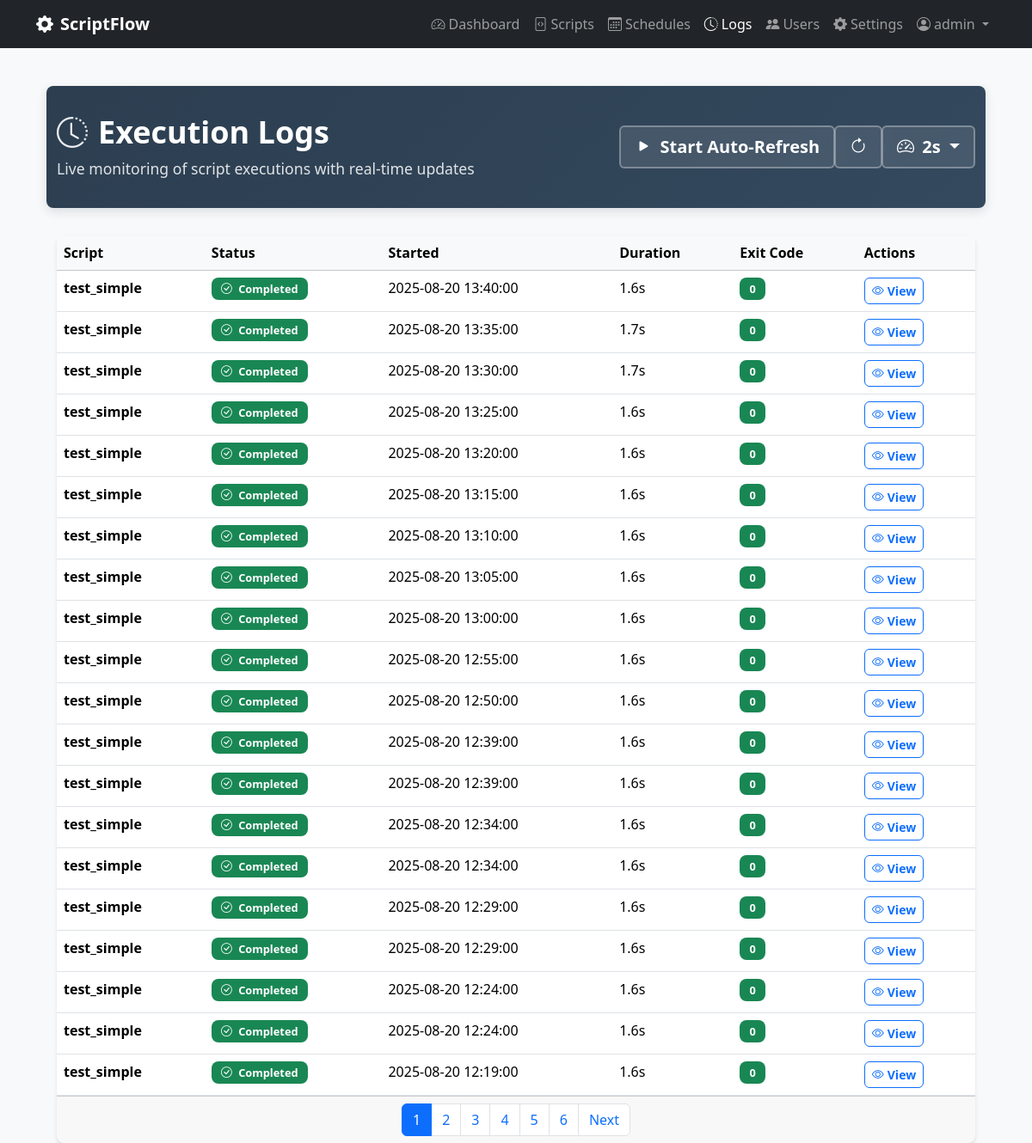
Page /logs (signed in) on the earlier database version.
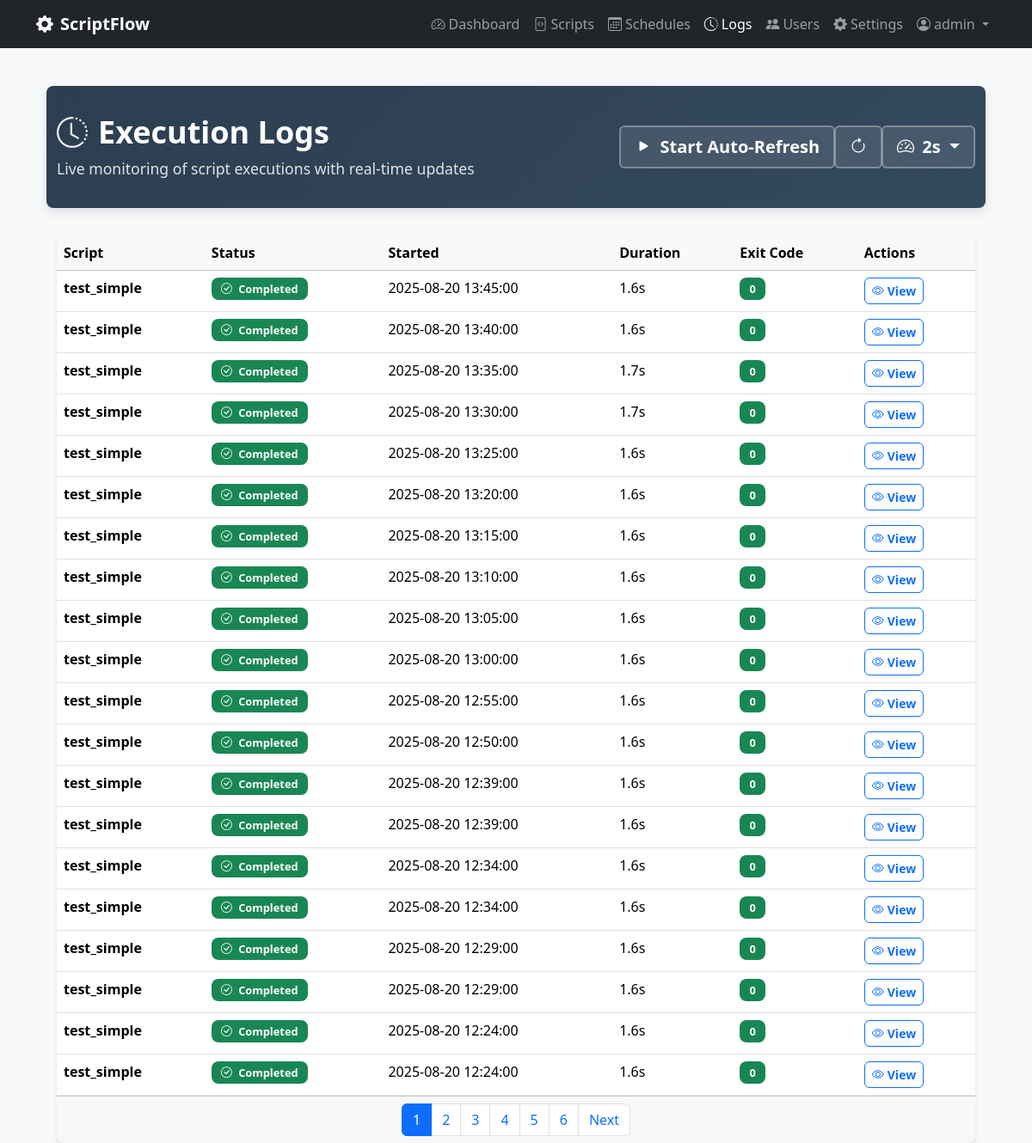
Same page on the later database version.
### scriptflow.py (models this page shows, shortened)
class User(UserMixin, db.Model):
    __tablename__ = 'users'
    id = db.Column(db.Integer, primary_key=True)
    username = db.Column(db.String(80), unique=True, nullable=False)
    email = db.Column(db.String(120), unique=True, nullable=False)
    password_hash = db.Column(db.String(255), nullable=False)
    is_admin = db.Column(db.Boolean, default=False, nullable=False)
    can_view_all_data = db.Column(db.Boolean, default=False, nullable=False)
    created_at = db.Column(db.DateTime, default=datetime.now)
    last_login = db.Column(db.DateTime)

class Execution(db.Model):
    __tablename__ = 'executions'
    id = db.Column(db.Integer, primary_key=True)
    started_at = db.Column(db.DateTime, default=datetime.now, nullable=False)
    completed_at = db.Column(db.DateTime)
    status = db.Column(db.String(20), default='pending', nullable=False)  # pending, running, completed, failed, timeout
    exit_code = db.Column(db.Integer)
    stdout = db.Column(db.Text)
    stderr = db.Column(db.Text)
    duration_seconds = db.Column(db.Float)
    trigger_type = db.Column(db.String(20), default='manual', nullable=False)  # manual, scheduled, api
    script_id = db.Column(db.Integer, db.ForeignKey('scripts.id'), nullable=False)
    user_id = db.Column(db.Integer, db.ForeignKey('users.id'), nullable=False)
    script = db.relationship('Script', backref='executions')
    @property
    def formatted_duration(self):
        if not self.duration_seconds:
            return "N/A"
        if self.duration_seconds < 60:
            return f"{self.duration_seconds:.1f}s"
        else:
            minutes = int(self.duration_seconds // 60)
            seconds = int(self.duration_seconds % 60)
            return f"{minutes}m {seconds}s"

class Script(db.Model):
    __tablename__ = 'scripts'
    id = db.Column(db.Integer, primary_key=True)
    name = db.Column(db.String(100), nullable=False)
    description = db.Column(db.Text)
    filename = db.Column(db.String(255), nullable=False)
    file_path = db.Column(db.String(500), nullable=False)
    script_type = db.Column(db.String(10), nullable=False)  # 'py' or 'bat'
    file_size = db.Column(db.Integer)
    created_at = db.Column(db.DateTime, default=datetime.now)
    updated_at = db.Column(db.DateTime, default=datetime.now, onupdate=datetime.now)
    is_active = db.Column(db.Boolean, default=True)
    user_id = db.Column(db.Integer, db.ForeignKey('users.id'), nullable=False)

### scriptflow.py (the view)
@app.route('/logs')
@login_required
def logs():
    page = request.args.get('page', 1, type=int)
    executions_query = Execution.query.order_by(Execution.started_at.desc())
    executions_filtered = apply_user_data_filter(executions_query)
    executions = executions_filtered.paginate(page=page, per_page=20, error_out=False)
    return render_template('logs.html', executions=executions)

### scriptflow.py (called while the page is built)
@login_manager.user_loader
def load_user(user_id):
    return db.session.get(User, int(user_id))

def apply_user_data_filter(query):
    if current_user.can_view_all_data:
        return query  # Can see all data
    else:
        return query.filter_by(user_id=current_user.id)  # Only own data

### templates/logs.html (shortened to what this page needs)
{% extends "base.html" %}
{% block content %}
<div class="container-fluid">
    <div class="page-header">
        <div class="container">
            <div class="row align-items-center">
                <div class="col">
                    <h1>
                        <i class="bi bi-clock-history"></i>Execution Logs
                    </h1>
                    <p>Live monitoring of script executions with real-time updates</p>
                </div>
                <div class="col-auto">
                    <div class="btn-group" role="group">
                        <button type="button" class="btn btn-lg" id="refreshToggle" onclick="toggleAutoRefresh()">
                            <i class="bi bi-play-fill me-1" id="refreshIcon"></i>
                            <span id="refreshText">Start Auto-Refresh</span>
                        </button>
                        <button type="button" class="btn btn-lg" onclick="manualRefresh()" title="Refresh Now">
                            <i class="bi bi-arrow-clockwise"></i>
                        </button>
                        <div class="btn-group" role="group">
                            <button class="btn btn-lg dropdown-toggle" type="button" data-bs-toggle="dropdown">
                                <i class="bi bi-speedometer2 me-1"></i>
                                <span id="intervalText">2s</span>
                            </button>
                        </div>
                    </div>
                </div>
            </div>
        </div>
    </div>
    <div class="container">
        <div class="card">
            <div class="card-body p-0">
                {% if executions.items %}
                    <div class="table-responsive">
                        <table class="table table-hover mb-0" id="logsTable">
                            <thead class="table-light">
                                <tr>
                                    <th>Script</th>
                                    <th>Status</th>
                                    <th>Started</th>
                                    <th>Duration</th>
                                    <th>Exit Code</th>
                                    <th>Actions</th>
                                </tr>
                            </thead>
                            <tbody id="logsTableBody">
                                {% for execution in executions.items %}
                                <tr>
                                    <td>
                                        <strong>{{ execution.script.name if execution.script else 'Unknown' }}</strong>
                                    </td>
                                    <td>
                                        {% if execution.status == 'running' %}
                                            <span class="badge status-running d-flex align-items-center gap-1">
                                                <i class="bi bi-arrow-clockwise rotating-icon"></i>
                                                Running
                                            </span>
                                        {% elif execution.status == 'completed' %}
                                            <span class="badge bg-success">
                                                <i class="bi bi-check-circle me-1"></i>
                                                Completed
                                            </span>
                                        {% elif execution.status == 'failed' %}
                                            <span class="badge bg-danger">
                                                <i class="bi bi-x-circle me-1"></i>
                                                Failed
                                            </span>
                                        {% elif execution.status == 'pending' %}
                                            <span class="badge bg-secondary">
                                                <i class="bi bi-clock me-1"></i>
                                                Pending
                                            </span>
                                        {% elif execution.status == 'timeout' %}
                                            <span class="badge bg-warning">
                                                <i class="bi bi-stopwatch me-1"></i>
                                                Timeout
                                            </span>
                                        {% else %}
                                            <span class="badge bg-secondary">
                                                {{ execution.status|title }}
                                            </span>
                                        {% endif %}
                                    </td>
                                    <td>{{ execution.started_at.strftime('%Y-%m-%d %H:%M:%S') }}</td>
                                    <td>{{ execution.formatted_duration }}</td>
                                    <td>
                                        {% if execution.exit_code is not none %}
                                            <span class="badge bg-{{ 'success' if execution.exit_code == 0 else 'danger' }}">
                                                {{ execution.exit_code }}
                                            </span>
                                        {% else %}
                                            <span class="text-muted">-</span>
                                        {% endif %}
                                    </td>
                                    <td>
                                        <a href="{{ url_for('view_execution', execution_id=execution.id) }}" class="btn btn-sm btn-outline-primary">
                                            <i class="bi bi-eye me-1"></i>View
                                        </a>
                                    </td>
                                </tr>
                                {% endfor %}
                            </tbody>
                        </table>
                    </div>
                    {% if executions.pages > 1 %}
                    <div class="card-footer">
                        <nav>
                            <ul class="pagination justify-content-center mb-0">
                                {% for page_num in executions.iter_pages() %}
                                    {% if page_num %}
                                        {% if page_num != executions.page %}
                                            <li class="page-item">
                                                <a class="page-link" href="{{ url_for('logs', page=page_num) }}">{{ page_num }}</a>
                                            </li>
                                        {% else %}
                                            <li class="page-item active">
                                                <span class="page-link">{{ page_num }}</span>
                                            </li>
                                        {% endif %}
                                    {% else %}
                                        <li class="page-item disabled">
                                            <span class="page-link">...</span>
                                        </li>
                                    {% endif %}
                                {% endfor %}
                                {% if executions.has_next %}
                                    <li class="page-item">
                                        <a class="page-link" href="{{ url_for('logs', page=executions.next_num) }}">Next</a>
                                    </li>
                                {% endif %}
                            </ul>
                        </nav>
                    </div>
                    {% endif %}
                {% endif %}
            </div>
        </div>
    </div>
</div>
{% endblock %}

### templates/base.html (shortened to what this page needs)
<!DOCTYPE html>
<html lang="en">
<head>
    <link href="https://cdn.jsdelivr.net/npm/bootstrap@5.3.2/dist/css/bootstrap.min.css" rel="stylesheet">
    <link href="https://cdn.jsdelivr.net/npm/bootstrap-icons@1.11.0/font/bootstrap-icons.css" rel="stylesheet">
    <link href="{{ url_for('static', filename='css/app.css') }}" rel="stylesheet">
</head>
<body{% block body_class %}{% endblock %}>
    <nav class="navbar navbar-expand-lg navbar-dark bg-dark fixed-top">
        <div class="container">
            <a class="navbar-brand" href="{{ url_for('dashboard') }}">
                <i class="bi bi-gear-fill me-2"></i>ScriptFlow
            </a>
            <div class="navbar-nav ms-auto">
                <a class="nav-link{% if request.endpoint == 'dashboard' %} active{% endif %}" href="{{ url_for('dashboard') }}">
                    <i class="bi bi-speedometer2 me-1"></i>Dashboard
                </a>
                <a class="nav-link{% if request.endpoint in ['scripts', 'upload_script', 'edit_script', 'view_script'] %} active{% endif %}" href="{{ url_for('scripts') }}">
                    <i class="bi bi-file-code me-1"></i>Scripts
                </a>
                <a class="nav-link{% if request.endpoint in ['schedules', 'create_schedule', 'edit_schedule'] %} active{% endif %}" href="{{ url_for('schedules') }}">
                    <i class="bi bi-calendar3 me-1"></i>Schedules
                </a>
                <a class="nav-link{% if request.endpoint in ['logs', 'view_execution'] %} active{% endif %}" href="{{ url_for('logs') }}">
                    <i class="bi bi-clock-history me-1"></i>Logs
                </a>
                {% if current_user.is_admin %}
                <a class="nav-link{% if request.endpoint in ['manage_users', 'create_user', 'edit_user'] %} active{% endif %}" href="{{ url_for('manage_users') }}">
                    <i class="bi bi-people-fill me-1"></i>Users
                </a>
                {% endif %}
                <a class="nav-link{% if request.endpoint in ['settings', 'python_settings', 'terminal'] %} active{% endif %}" href="{{ url_for('settings') }}">
                    <i class="bi bi-gear-fill me-1"></i>Settings
                </a>
                <div class="nav-item dropdown">
                    <a class="nav-link dropdown-toggle" href="#" role="button" data-bs-toggle="dropdown">
                        <i class="bi bi-person-circle me-1"></i>{{ current_user.username }}
                    </a>
                </div>
            </div>
        </div>
    </nav>
    <main class="container mt-4">
        {% block content %}{% endblock %}
    </main>
</body>
</html>

### static/css/app.css (style rules this page uses)
body { background-color: #f8f9fa; padding-top: 76px; }
.navbar-brand { font-weight: 600; }
.card { border: none; box-shadow: 0 2px 4px rgba(0,0,0,0.1); }
.btn, .btn-sm, .btn-lg, .btn-group .btn, .btn-outline-primary, .btn-outline-secondary { border-radius: 6px !important; font-weight: 600; transition: all 0.3s ease; }
.card, .modal-content, .badge, .alert { border-radius: 8px !important; }
.page-header { background: linear-gradient(135deg, #2C3E50 0%, #34495E 100%); color: white; padding: 2rem 0; margin-bottom: 2rem; border-radius: 8px; box-shadow: 0 4px 12px rgba(44, 62, 80, 0.15); }
.page-header h1 { font-size: 2.25rem; font-weight: 700; margin-bottom: 0.5rem; display: flex; align-items: center; }
.page-header h1 i { margin-right: 0.75rem; opacity: 0.9; }
.page-header p { font-size: 1.1rem; margin-bottom: 0; opacity: 0.85; font-weight: 400; }
.page-header .btn { border: 2px solid rgba(255, 255, 255, 0.3); background: rgba(255, 255, 255, 0.1); color: white; font-weight: 600; backdrop-filter: blur(10px); transition: all 0.3s ease; }

### templates/logs.html (style rules this page uses)
.badge { font-size: 0.8rem; padding: 0.4rem 0.7rem; }
#logsTableBody tr { transition: all 0.3s ease; }

Differences in the rows shown:
no longer on this page (row unchanged): Execution: script "test_simple", status "completed" (drawn), started_at "2025-08-20 12:19:00", formatted_duration "1.6s", exit_code "0"
added Execution: script "test_simple", status "completed" (drawn), started_at "2025-08-20 13:45:00", formatted_duration "1.6s", exit_code "0"
